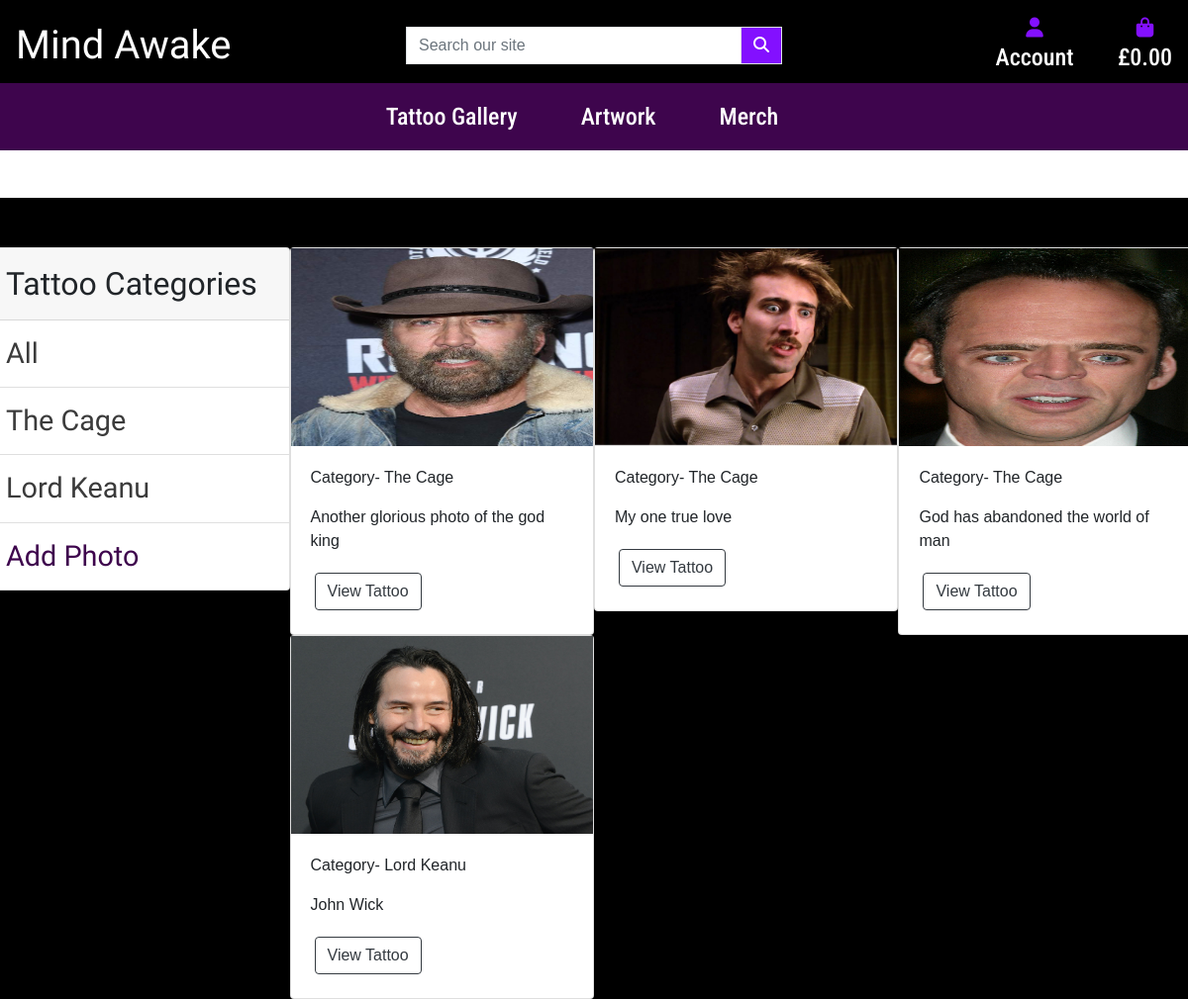
The page /gallery/ on the database as committed earlier.
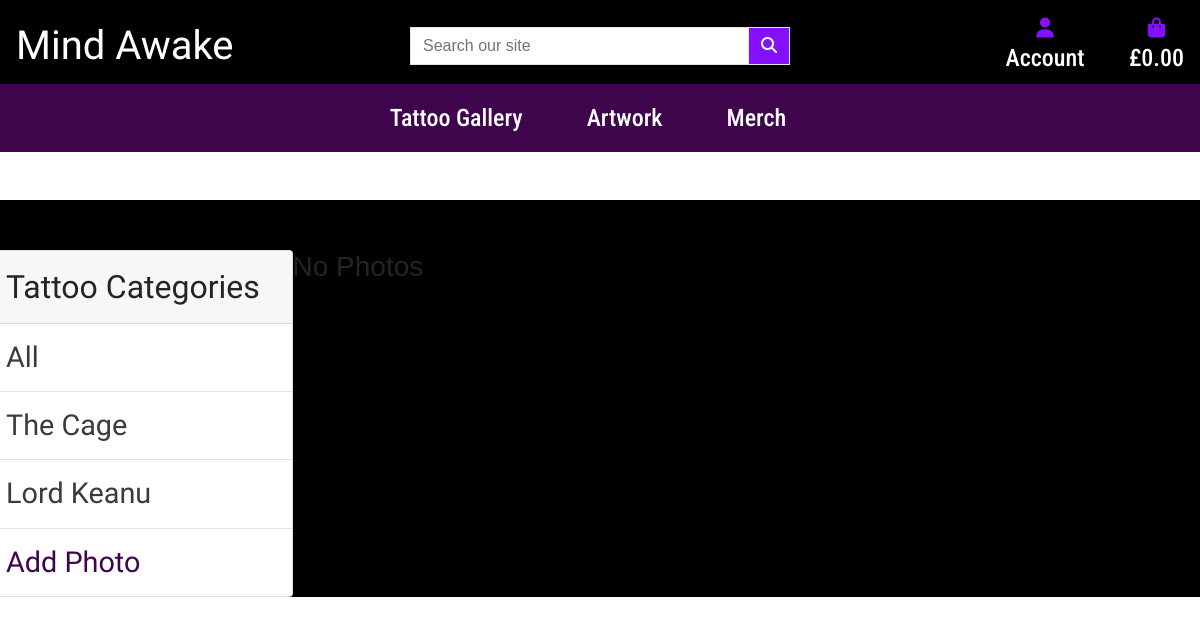
The same page on the database as committed later.
### gallery/models.py (models this page shows, shortened)
class Category(models.Model):
    name = models.CharField(max_length=100, null=False, blank=False)
    def __str__(self):
        return self.name

class Tattoo(models.Model):
    category = models.ForeignKey(
        Category, on_delete=models.SET_NULL, null=True, blank=True)
    image = models.ImageField(null=False, blank=False)
    description = models.TextField()

### gallery/views.py (the view)
# urls.py: path('', views.gallery, name='gallery'),
def gallery(request):
    category = request.GET.get('category')
    if category is None:
        tattoos = Tattoo.objects.all()
    else:
        tattoos = Tattoo.objects.filter(category__name__contains=category)
    categories = Category.objects.all()
    context = {'categories': categories, 'tattoos': tattoos}
    return render(request, 'gallery/gallery.html', context)

### gallery/templates/gallery/gallery.html (shortened to what this page needs)
{% extends "base.html" %}
{% load static %}
{% block content %}
<div class="header-container no-margins no-padding header-pushdown black-bg">
  <div class="row no-margins no-padding">
    <div class="col-md-3 no-padding">
      <div class="card category-nav">
        <div class="card-header category-nav-header">
          Tattoo Categories
        </div>
        <ul class="list-group list-group-flush">
          <li class="list-group-item">
            <a class="category-nav-text" href="{% url 'gallery' %}">All</a>
          </li>
          {% for category in categories %}
          <li class="list-group-item">
            <a class="category-nav-text" href="{% url 'gallery' %}?category={{category.name}}">
              {{category.name}}</a>
          </li>
          {% endfor %}
          <li class="list-group-item"><a class="add-photo-nav-text" href="{% url 'addTattoo' %}">Add Photo</a></li>
        </ul>
      </div>
    </div>
    <div class="col-md-9">
      <div class="row">
        {% for tattoo in tattoos %}
        <div class="col-md-4 no-padding">
          <div class="card">
            <img class="image-thumbnail" src="{{tattoo.image.url}}" alt="Card image cap">
            <div class="card-body">
              <p>Category- {{tattoo.category}}</p>
              <p> {{tattoo.description}}</p>
              <a class="btn btn-outline-dark m-1" href="{% url 'tattoo' tattoo.id %}">View Tattoo</a>
            </div>
          </div>
        </div>
        {% empty %}
        <h3>No Photos</h3>
        {% endfor %}
      </div>
    </div>
  </div>
</div>
{% endblock %}

Rows that differ between the two databases and show on the page:
removed Tattoo: image (picture), category "The Cage", description "Another glorious photo of the god king"
removed Tattoo: image (picture), category "The Cage", description "My one true love"
removed Tattoo: image (picture), category "The Cage", description "God has abandoned the world of man"
removed Tattoo: image (picture), category "Lord Keanu", description "John Wick"
